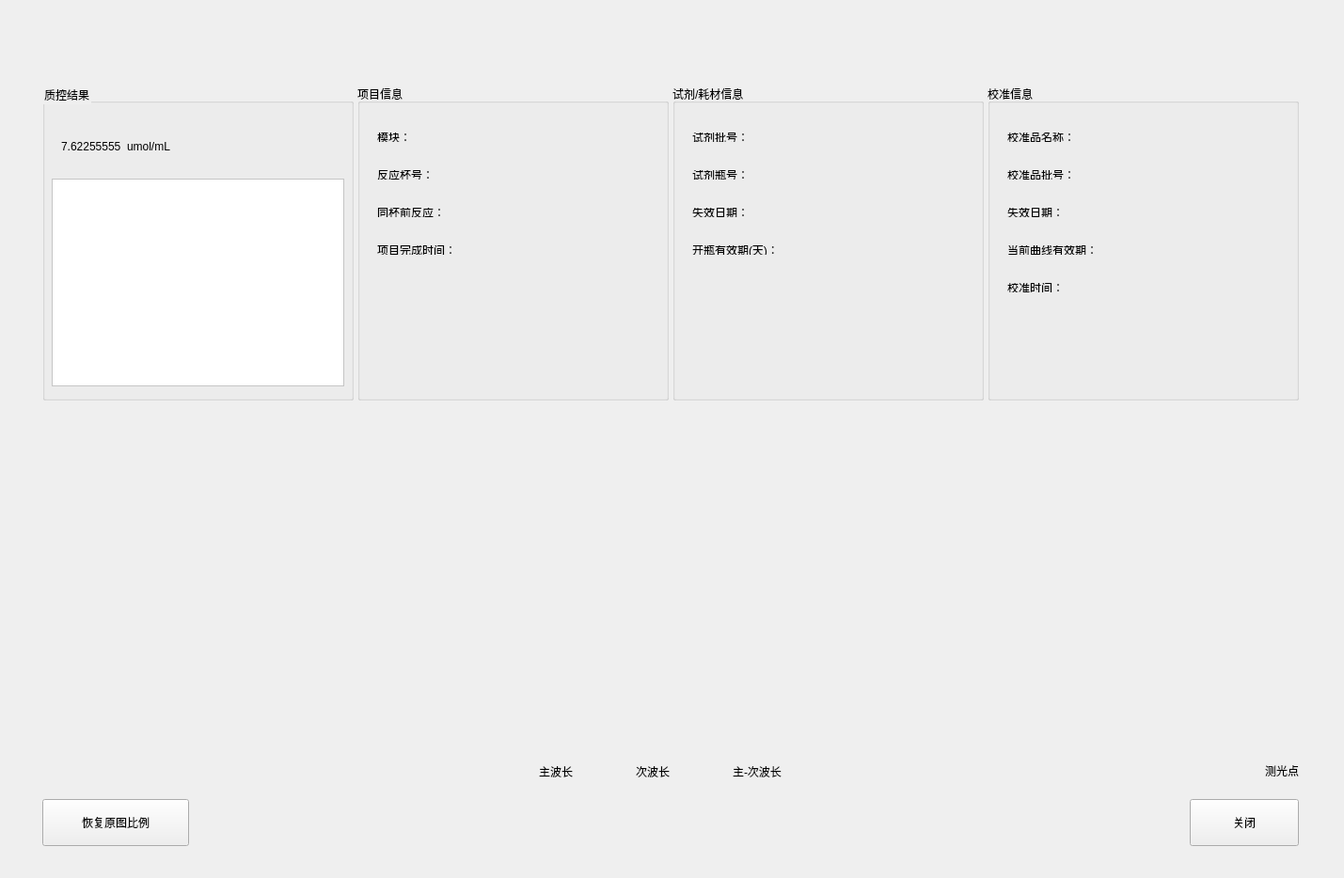
<?xml version="1.0" encoding="UTF-8"?>
<ui version="4.0">
 <class>chQcResultDetailsDlg</class>
 <widget class="BaseDlg" name="chQcResultDetailsDlg">
  <property name="geometry">
   <rect>
    <x>0</x>
    <y>0</y>
    <width>1429</width>
    <height>934</height>
   </rect>
  </property>
  <property name="acceptDrops">
   <bool>false</bool>
  </property>
  <property name="windowTitle">
   <string>chQcResultDetailsDlg</string>
  </property>
  <widget class="QStackedWidget" name="Device_StackedWidget">
   <property name="geometry">
    <rect>
     <x>10</x>
     <y>80</y>
     <width>1411</width>
     <height>831</height>
    </rect>
   </property>
   <property name="currentIndex">
    <number>2</number>
   </property>
   <widget class="QWidget" name="page"/>
   <widget class="QWidget" name="page_ISE">
    <widget class="QGroupBox" name="groupBox_5">
     <property name="geometry">
      <rect>
       <x>30</x>
       <y>20</y>
       <width>665</width>
       <height>336</height>
      </rect>
     </property>
     <property name="styleSheet">
      <string notr="true">QGroupBox::title {
    font-size:32px;
font-weight: bold;
}</string>
     </property>
     <property name="title">
      <string>质控结果</string>
     </property>
     <property name="flat">
      <bool>false</bool>
     </property>
     <property name="checkable">
      <bool>false</bool>
     </property>
     <property name="borders" stdset="0">
      <string notr="true">group</string>
     </property>
     <widget class="QLabel" name="label_result_back_ISE">
      <property name="geometry">
       <rect>
        <x>10</x>
        <y>40</y>
        <width>271</width>
        <height>51</height>
       </rect>
      </property>
      <property name="text">
       <string/>
      </property>
      <property name="bks" stdset="0">
       <string notr="true">result_normal</string>
      </property>
     </widget>
     <widget class="QWidget" name="horizontalLayoutWidget">
      <property name="geometry">
       <rect>
        <x>10</x>
        <y>40</y>
        <width>271</width>
        <height>51</height>
       </rect>
      </property>
      <layout class="QHBoxLayout" name="horizontalLayout_16">
       <property name="leftMargin">
        <number>10</number>
       </property>
       <item>
        <widget class="QLabel" name="label_result_ISE">
         <property name="text">
          <string>7.62255555</string>
         </property>
        </widget>
       </item>
       <item>
        <widget class="QLabel" name="label_unit_ISE">
         <property name="sizePolicy">
          <sizepolicy hsizetype="Preferred" vsizetype="Preferred">
           <horstretch>0</horstretch>
           <verstretch>0</verstretch>
          </sizepolicy>
         </property>
         <property name="minimumSize">
          <size>
           <width>0</width>
           <height>0</height>
          </size>
         </property>
         <property name="maximumSize">
          <size>
           <width>16777215</width>
           <height>51</height>
          </size>
         </property>
         <property name="text">
          <string>umol/mL</string>
         </property>
        </widget>
       </item>
       <item>
        <spacer name="horizontalSpacer_31">
         <property name="orientation">
          <enum>Qt::Horizontal</enum>
         </property>
         <property name="sizeHint" stdset="0">
          <size>
           <width>40</width>
           <height>20</height>
          </size>
         </property>
        </spacer>
       </item>
      </layout>
     </widget>
     <widget class="QTextEdit" name="result_status_ISE">
      <property name="geometry">
       <rect>
        <x>10</x>
        <y>100</y>
        <width>641</width>
        <height>221</height>
       </rect>
      </property>
      <property name="styleSheet">
       <string notr="true">background: #fff;
color: #565656;</string>
      </property>
      <property name="verticalScrollBarPolicy">
       <enum>Qt::ScrollBarAlwaysOff</enum>
      </property>
      <property name="horizontalScrollBarPolicy">
       <enum>Qt::ScrollBarAlwaysOff</enum>
      </property>
      <property name="readOnly">
       <bool>true</bool>
      </property>
      <property name="inputs" stdset="0">
       <string notr="true">noborder</string>
      </property>
     </widget>
    </widget>
    <widget class="QGroupBox" name="groupBox_6">
     <property name="geometry">
      <rect>
       <x>700</x>
       <y>20</y>
       <width>665</width>
       <height>336</height>
      </rect>
     </property>
     <property name="font">
      <font>
       <weight>50</weight>
       <bold>false</bold>
      </font>
     </property>
     <property name="title">
      <string>项目信息</string>
     </property>
     <property name="borders" stdset="0">
      <string notr="true">group</string>
     </property>
     <widget class="QWidget" name="layoutWidget_16">
      <property name="geometry">
       <rect>
        <x>10</x>
        <y>120</y>
        <width>551</width>
        <height>32</height>
       </rect>
      </property>
      <layout class="QHBoxLayout" name="horizontalLayout_17">
       <property name="spacing">
        <number>5</number>
       </property>
       <item>
        <widget class="QLabel" name="label_40">
         <property name="text">
          <string>项目完成时间：</string>
         </property>
        </widget>
       </item>
       <item>
        <widget class="QLabel" name="finished_time_ISE">
         <property name="text">
          <string/>
         </property>
        </widget>
       </item>
       <item>
        <spacer name="horizontalSpacer_18">
         <property name="orientation">
          <enum>Qt::Horizontal</enum>
         </property>
         <property name="sizeHint" stdset="0">
          <size>
           <width>40</width>
           <height>20</height>
          </size>
         </property>
        </spacer>
       </item>
      </layout>
     </widget>
     <widget class="QWidget" name="layoutWidget_17">
      <property name="geometry">
       <rect>
        <x>10</x>
        <y>80</y>
        <width>551</width>
        <height>32</height>
       </rect>
      </property>
      <layout class="QHBoxLayout" name="horizontalLayout_18">
       <property name="spacing">
        <number>5</number>
       </property>
       <item>
        <widget class="QLabel" name="label_39">
         <property name="text">
          <string>机内稀释倍数：</string>
         </property>
        </widget>
       </item>
       <item>
        <widget class="QLabel" name="device_dulition_ISE">
         <property name="text">
          <string/>
         </property>
        </widget>
       </item>
       <item>
        <spacer name="horizontalSpacer_19">
         <property name="orientation">
          <enum>Qt::Horizontal</enum>
         </property>
         <property name="sizeHint" stdset="0">
          <size>
           <width>40</width>
           <height>20</height>
          </size>
         </property>
        </spacer>
       </item>
      </layout>
     </widget>
     <widget class="QWidget" name="layoutWidget_19">
      <property name="geometry">
       <rect>
        <x>10</x>
        <y>40</y>
        <width>551</width>
        <height>32</height>
       </rect>
      </property>
      <layout class="QHBoxLayout" name="horizontalLayout_20">
       <property name="spacing">
        <number>5</number>
       </property>
       <item>
        <widget class="QLabel" name="label_37">
         <property name="sizePolicy">
          <sizepolicy hsizetype="Preferred" vsizetype="Fixed">
           <horstretch>0</horstretch>
           <verstretch>0</verstretch>
          </sizepolicy>
         </property>
         <property name="text">
          <string>模块：</string>
         </property>
        </widget>
       </item>
       <item>
        <widget class="QLabel" name="module_index_ISE">
         <property name="sizePolicy">
          <sizepolicy hsizetype="Preferred" vsizetype="Fixed">
           <horstretch>0</horstretch>
           <verstretch>0</verstretch>
          </sizepolicy>
         </property>
         <property name="text">
          <string/>
         </property>
        </widget>
       </item>
       <item>
        <spacer name="horizontalSpacer_21">
         <property name="orientation">
          <enum>Qt::Horizontal</enum>
         </property>
         <property name="sizeHint" stdset="0">
          <size>
           <width>40</width>
           <height>20</height>
          </size>
         </property>
        </spacer>
       </item>
      </layout>
     </widget>
    </widget>
    <widget class="QGroupBox" name="groupBox_7">
     <property name="geometry">
      <rect>
       <x>30</x>
       <y>360</y>
       <width>665</width>
       <height>336</height>
      </rect>
     </property>
     <property name="title">
      <string>耗材信息</string>
     </property>
     <property name="borders" stdset="0">
      <string notr="true">group</string>
     </property>
     <widget class="QWidget" name="layoutWidget_20">
      <property name="geometry">
       <rect>
        <x>10</x>
        <y>160</y>
        <width>551</width>
        <height>32</height>
       </rect>
      </property>
      <layout class="QHBoxLayout" name="horizontalLayout_21">
       <property name="spacing">
        <number>5</number>
       </property>
       <item>
        <widget class="QLabel" name="label_29">
         <property name="text">
          <string>BS瓶号：</string>
         </property>
        </widget>
       </item>
       <item>
        <widget class="QLabel" name="buffer_sn_ISE">
         <property name="text">
          <string/>
         </property>
        </widget>
       </item>
       <item>
        <spacer name="horizontalSpacer_22">
         <property name="orientation">
          <enum>Qt::Horizontal</enum>
         </property>
         <property name="sizeHint" stdset="0">
          <size>
           <width>40</width>
           <height>20</height>
          </size>
         </property>
        </spacer>
       </item>
      </layout>
     </widget>
     <widget class="QWidget" name="layoutWidget_21">
      <property name="geometry">
       <rect>
        <x>10</x>
        <y>120</y>
        <width>551</width>
        <height>32</height>
       </rect>
      </property>
      <layout class="QHBoxLayout" name="horizontalLayout_22">
       <property name="spacing">
        <number>5</number>
       </property>
       <item>
        <widget class="QLabel" name="label_28">
         <property name="text">
          <string>BS批号：</string>
         </property>
        </widget>
       </item>
       <item>
        <widget class="QLabel" name="buffer_lot_ISE">
         <property name="text">
          <string/>
         </property>
        </widget>
       </item>
       <item>
        <spacer name="horizontalSpacer_23">
         <property name="orientation">
          <enum>Qt::Horizontal</enum>
         </property>
         <property name="sizeHint" stdset="0">
          <size>
           <width>40</width>
           <height>20</height>
          </size>
         </property>
        </spacer>
       </item>
      </layout>
     </widget>
     <widget class="QWidget" name="layoutWidget_22">
      <property name="geometry">
       <rect>
        <x>10</x>
        <y>80</y>
        <width>551</width>
        <height>32</height>
       </rect>
      </property>
      <layout class="QHBoxLayout" name="horizontalLayout_23">
       <property name="spacing">
        <number>5</number>
       </property>
       <item>
        <widget class="QLabel" name="label_26">
         <property name="sizePolicy">
          <sizepolicy hsizetype="Preferred" vsizetype="Fixed">
           <horstretch>0</horstretch>
           <verstretch>0</verstretch>
          </sizepolicy>
         </property>
         <property name="text">
          <string>IC瓶号：</string>
         </property>
        </widget>
       </item>
       <item>
        <widget class="QLabel" name="standard_sn_ISE">
         <property name="sizePolicy">
          <sizepolicy hsizetype="Preferred" vsizetype="Fixed">
           <horstretch>0</horstretch>
           <verstretch>0</verstretch>
          </sizepolicy>
         </property>
         <property name="text">
          <string/>
         </property>
        </widget>
       </item>
       <item>
        <spacer name="horizontalSpacer_24">
         <property name="orientation">
          <enum>Qt::Horizontal</enum>
         </property>
         <property name="sizeHint" stdset="0">
          <size>
           <width>40</width>
           <height>20</height>
          </size>
         </property>
        </spacer>
       </item>
      </layout>
     </widget>
     <widget class="QWidget" name="layoutWidget_23">
      <property name="geometry">
       <rect>
        <x>10</x>
        <y>40</y>
        <width>551</width>
        <height>32</height>
       </rect>
      </property>
      <layout class="QHBoxLayout" name="horizontalLayout_24">
       <property name="spacing">
        <number>5</number>
       </property>
       <item>
        <widget class="QLabel" name="label_25">
         <property name="sizePolicy">
          <sizepolicy hsizetype="Preferred" vsizetype="Fixed">
           <horstretch>0</horstretch>
           <verstretch>0</verstretch>
          </sizepolicy>
         </property>
         <property name="text">
          <string>IC批号：</string>
         </property>
        </widget>
       </item>
       <item>
        <widget class="QLabel" name="standard_lot_ISE">
         <property name="sizePolicy">
          <sizepolicy hsizetype="Preferred" vsizetype="Fixed">
           <horstretch>0</horstretch>
           <verstretch>0</verstretch>
          </sizepolicy>
         </property>
         <property name="text">
          <string/>
         </property>
        </widget>
       </item>
       <item>
        <spacer name="horizontalSpacer_25">
         <property name="orientation">
          <enum>Qt::Horizontal</enum>
         </property>
         <property name="sizeHint" stdset="0">
          <size>
           <width>40</width>
           <height>20</height>
          </size>
         </property>
        </spacer>
       </item>
      </layout>
     </widget>
    </widget>
    <widget class="QGroupBox" name="groupBox_8">
     <property name="geometry">
      <rect>
       <x>700</x>
       <y>360</y>
       <width>665</width>
       <height>336</height>
      </rect>
     </property>
     <property name="title">
      <string>校准信息</string>
     </property>
     <property name="borders" stdset="0">
      <string notr="true">group</string>
     </property>
     <widget class="QWidget" name="layoutWidget_24">
      <property name="geometry">
       <rect>
        <x>10</x>
        <y>200</y>
        <width>551</width>
        <height>32</height>
       </rect>
      </property>
      <layout class="QHBoxLayout" name="horizontalLayout_25">
       <property name="spacing">
        <number>5</number>
       </property>
       <item>
        <widget class="QLabel" name="label_46">
         <property name="text">
          <string>校准时间：</string>
         </property>
        </widget>
       </item>
       <item>
        <widget class="QLabel" name="calibration_time_ISE">
         <property name="text">
          <string/>
         </property>
        </widget>
       </item>
       <item>
        <spacer name="horizontalSpacer_26">
         <property name="orientation">
          <enum>Qt::Horizontal</enum>
         </property>
         <property name="sizeHint" stdset="0">
          <size>
           <width>40</width>
           <height>20</height>
          </size>
         </property>
        </spacer>
       </item>
      </layout>
     </widget>
     <widget class="QWidget" name="layoutWidget_25">
      <property name="geometry">
       <rect>
        <x>10</x>
        <y>160</y>
        <width>551</width>
        <height>32</height>
       </rect>
      </property>
      <layout class="QHBoxLayout" name="horizontalLayout_26">
       <property name="spacing">
        <number>5</number>
       </property>
       <item>
        <widget class="QLabel" name="label_curve_expirationDate_ISE">
         <property name="text">
          <string>当前曲线有效期：</string>
         </property>
        </widget>
       </item>
       <item>
        <widget class="QLabel" name="curve_expirationDate_ISE">
         <property name="text">
          <string/>
         </property>
        </widget>
       </item>
       <item>
        <spacer name="horizontalSpacer_27">
         <property name="orientation">
          <enum>Qt::Horizontal</enum>
         </property>
         <property name="sizeHint" stdset="0">
          <size>
           <width>40</width>
           <height>20</height>
          </size>
         </property>
        </spacer>
       </item>
      </layout>
     </widget>
     <widget class="QWidget" name="layoutWidget_26">
      <property name="geometry">
       <rect>
        <x>10</x>
        <y>120</y>
        <width>551</width>
        <height>32</height>
       </rect>
      </property>
      <layout class="QHBoxLayout" name="horizontalLayout_27">
       <property name="spacing">
        <number>5</number>
       </property>
       <item>
        <widget class="QLabel" name="label_calibration_expireDay_ISE">
         <property name="text">
          <string>失效日期：</string>
         </property>
        </widget>
       </item>
       <item>
        <widget class="QLabel" name="calibration_expireDay_ISE">
         <property name="text">
          <string/>
         </property>
        </widget>
       </item>
       <item>
        <spacer name="horizontalSpacer_28">
         <property name="orientation">
          <enum>Qt::Horizontal</enum>
         </property>
         <property name="sizeHint" stdset="0">
          <size>
           <width>40</width>
           <height>20</height>
          </size>
         </property>
        </spacer>
       </item>
      </layout>
     </widget>
     <widget class="QWidget" name="layoutWidget_27">
      <property name="geometry">
       <rect>
        <x>10</x>
        <y>80</y>
        <width>551</width>
        <height>32</height>
       </rect>
      </property>
      <layout class="QHBoxLayout" name="horizontalLayout_28">
       <property name="spacing">
        <number>5</number>
       </property>
       <item>
        <widget class="QLabel" name="label_34">
         <property name="text">
          <string>校准品批号：</string>
         </property>
        </widget>
       </item>
       <item>
        <widget class="QLabel" name="calibration_lot_ISE">
         <property name="text">
          <string/>
         </property>
        </widget>
       </item>
       <item>
        <spacer name="horizontalSpacer_29">
         <property name="orientation">
          <enum>Qt::Horizontal</enum>
         </property>
         <property name="sizeHint" stdset="0">
          <size>
           <width>40</width>
           <height>20</height>
          </size>
         </property>
        </spacer>
       </item>
      </layout>
     </widget>
     <widget class="QWidget" name="layoutWidget_28">
      <property name="geometry">
       <rect>
        <x>10</x>
        <y>40</y>
        <width>551</width>
        <height>32</height>
       </rect>
      </property>
      <layout class="QHBoxLayout" name="horizontalLayout_29">
       <property name="spacing">
        <number>5</number>
       </property>
       <item>
        <widget class="QLabel" name="label_33">
         <property name="sizePolicy">
          <sizepolicy hsizetype="Preferred" vsizetype="Fixed">
           <horstretch>0</horstretch>
           <verstretch>0</verstretch>
          </sizepolicy>
         </property>
         <property name="text">
          <string>校准品名称：</string>
         </property>
        </widget>
       </item>
       <item>
        <widget class="QLabel" name="calibration_name_ISE">
         <property name="sizePolicy">
          <sizepolicy hsizetype="Preferred" vsizetype="Fixed">
           <horstretch>0</horstretch>
           <verstretch>0</verstretch>
          </sizepolicy>
         </property>
         <property name="text">
          <string/>
         </property>
        </widget>
       </item>
       <item>
        <spacer name="horizontalSpacer_30">
         <property name="orientation">
          <enum>Qt::Horizontal</enum>
         </property>
         <property name="sizeHint" stdset="0">
          <size>
           <width>40</width>
           <height>20</height>
          </size>
         </property>
        </spacer>
       </item>
      </layout>
     </widget>
    </widget>
    <widget class="QPushButton" name="CloseBtn_ISE">
     <property name="geometry">
      <rect>
       <x>1250</x>
       <y>750</y>
       <width>116</width>
       <height>50</height>
      </rect>
     </property>
     <property name="focusPolicy">
      <enum>Qt::NoFocus</enum>
     </property>
     <property name="text">
      <string>关闭</string>
     </property>
     <property name="buttons" stdset="0">
      <string notr="true">btn_dlg</string>
     </property>
    </widget>
   </widget>
   <widget class="QWidget" name="page_Ch">
    <widget class="QLabel" name="label_backgroundCh">
     <property name="geometry">
      <rect>
       <x>33</x>
       <y>352</y>
       <width>1341</width>
       <height>411</height>
      </rect>
     </property>
     <property name="text">
      <string/>
     </property>
     <property name="borders" stdset="0">
      <string notr="true">all</string>
     </property>
    </widget>
    <widget class="QGroupBox" name="groupBox_Ch">
     <property name="geometry">
      <rect>
       <x>370</x>
       <y>10</y>
       <width>331</width>
       <height>336</height>
      </rect>
     </property>
     <property name="title">
      <string>项目信息</string>
     </property>
     <property name="borders" stdset="0">
      <string notr="true">group</string>
     </property>
     <widget class="QWidget" name="layoutWidget">
      <property name="geometry">
       <rect>
        <x>10</x>
        <y>40</y>
        <width>271</width>
        <height>32</height>
       </rect>
      </property>
      <layout class="QHBoxLayout" name="horizontalLayout">
       <property name="spacing">
        <number>5</number>
       </property>
       <item>
        <widget class="QLabel" name="label_91">
         <property name="text">
          <string>模块：</string>
         </property>
        </widget>
       </item>
       <item>
        <widget class="QLabel" name="module_index_Ch">
         <property name="text">
          <string/>
         </property>
        </widget>
       </item>
       <item>
        <spacer name="horizontalSpacer">
         <property name="orientation">
          <enum>Qt::Horizontal</enum>
         </property>
         <property name="sizeHint" stdset="0">
          <size>
           <width>40</width>
           <height>20</height>
          </size>
         </property>
        </spacer>
       </item>
      </layout>
     </widget>
     <widget class="QWidget" name="layoutWidget_2">
      <property name="geometry">
       <rect>
        <x>10</x>
        <y>160</y>
        <width>311</width>
        <height>32</height>
       </rect>
      </property>
      <layout class="QHBoxLayout" name="horizontalLayout_2">
       <property name="spacing">
        <number>5</number>
       </property>
       <item>
        <widget class="QLabel" name="label_103">
         <property name="text">
          <string>项目完成时间：</string>
         </property>
        </widget>
       </item>
       <item>
        <widget class="QLabel" name="project_finished_time_Ch">
         <property name="text">
          <string/>
         </property>
        </widget>
       </item>
       <item>
        <spacer name="horizontalSpacer_2">
         <property name="orientation">
          <enum>Qt::Horizontal</enum>
         </property>
         <property name="sizeHint" stdset="0">
          <size>
           <width>40</width>
           <height>20</height>
          </size>
         </property>
        </spacer>
       </item>
      </layout>
     </widget>
     <widget class="QWidget" name="layoutWidget_5">
      <property name="geometry">
       <rect>
        <x>10</x>
        <y>120</y>
        <width>271</width>
        <height>32</height>
       </rect>
      </property>
      <layout class="QHBoxLayout" name="horizontalLayout_5">
       <property name="spacing">
        <number>5</number>
       </property>
       <item>
        <widget class="QLabel" name="label_93">
         <property name="text">
          <string>同杯前反应：</string>
         </property>
        </widget>
       </item>
       <item>
        <widget class="QLabel" name="last_assay_Ch">
         <property name="text">
          <string/>
         </property>
        </widget>
       </item>
       <item>
        <spacer name="horizontalSpacer_5">
         <property name="orientation">
          <enum>Qt::Horizontal</enum>
         </property>
         <property name="sizeHint" stdset="0">
          <size>
           <width>40</width>
           <height>20</height>
          </size>
         </property>
        </spacer>
       </item>
      </layout>
     </widget>
     <widget class="QWidget" name="layoutWidget_6">
      <property name="geometry">
       <rect>
        <x>10</x>
        <y>80</y>
        <width>271</width>
        <height>32</height>
       </rect>
      </property>
      <layout class="QHBoxLayout" name="horizontalLayout_6">
       <property name="spacing">
        <number>5</number>
       </property>
       <item>
        <widget class="QLabel" name="label_92">
         <property name="text">
          <string>反应杯号：</string>
         </property>
        </widget>
       </item>
       <item>
        <widget class="QLabel" name="cup_number_Ch">
         <property name="text">
          <string/>
         </property>
        </widget>
       </item>
       <item>
        <spacer name="horizontalSpacer_6">
         <property name="orientation">
          <enum>Qt::Horizontal</enum>
         </property>
         <property name="sizeHint" stdset="0">
          <size>
           <width>40</width>
           <height>20</height>
          </size>
         </property>
        </spacer>
       </item>
      </layout>
     </widget>
    </widget>
    <widget class="QPushButton" name="reset_curve_Ch">
     <property name="geometry">
      <rect>
       <x>35</x>
       <y>770</y>
       <width>156</width>
       <height>50</height>
      </rect>
     </property>
     <property name="focusPolicy">
      <enum>Qt::NoFocus</enum>
     </property>
     <property name="text">
      <string>恢复原图比例</string>
     </property>
     <property name="buttons" stdset="0">
      <string notr="true">btn_dlg</string>
     </property>
    </widget>
    <widget class="QGroupBox" name="groupBox_4">
     <property name="geometry">
      <rect>
       <x>35</x>
       <y>10</y>
       <width>331</width>
       <height>336</height>
      </rect>
     </property>
     <property name="styleSheet">
      <string notr="true">QGroupBox::title {
    font-size:32px;
font-weight: bold;
}</string>
     </property>
     <property name="title">
      <string>质控结果</string>
     </property>
     <property name="borders" stdset="0">
      <string notr="true">group</string>
     </property>
     <widget class="QLabel" name="label_result_back_Ch">
      <property name="geometry">
       <rect>
        <x>10</x>
        <y>40</y>
        <width>271</width>
        <height>51</height>
       </rect>
      </property>
      <property name="text">
       <string/>
      </property>
      <property name="bks" stdset="0">
       <string>result_normal</string>
      </property>
     </widget>
     <widget class="QWidget" name="horizontalLayoutWidget_2">
      <property name="geometry">
       <rect>
        <x>10</x>
        <y>40</y>
        <width>271</width>
        <height>51</height>
       </rect>
      </property>
      <layout class="QHBoxLayout" name="horizontalLayout_31">
       <property name="leftMargin">
        <number>10</number>
       </property>
       <item>
        <widget class="QLabel" name="label_result_Ch">
         <property name="text">
          <string>7.62255555</string>
         </property>
         <property name="inputs" stdset="0">
          <string notr="true">noborder</string>
         </property>
        </widget>
       </item>
       <item>
        <widget class="QLabel" name="label_unit_Ch">
         <property name="sizePolicy">
          <sizepolicy hsizetype="Preferred" vsizetype="Preferred">
           <horstretch>0</horstretch>
           <verstretch>0</verstretch>
          </sizepolicy>
         </property>
         <property name="minimumSize">
          <size>
           <width>0</width>
           <height>0</height>
          </size>
         </property>
         <property name="maximumSize">
          <size>
           <width>16777215</width>
           <height>51</height>
          </size>
         </property>
         <property name="text">
          <string>umol/mL</string>
         </property>
        </widget>
       </item>
       <item>
        <spacer name="horizontalSpacer_17">
         <property name="orientation">
          <enum>Qt::Horizontal</enum>
         </property>
         <property name="sizeHint" stdset="0">
          <size>
           <width>40</width>
           <height>20</height>
          </size>
         </property>
        </spacer>
       </item>
      </layout>
     </widget>
     <widget class="QTextEdit" name="result_status_Ch">
      <property name="geometry">
       <rect>
        <x>10</x>
        <y>100</y>
        <width>311</width>
        <height>221</height>
       </rect>
      </property>
      <property name="styleSheet">
       <string notr="true">background: #fff;
color: #565656;</string>
      </property>
      <property name="verticalScrollBarPolicy">
       <enum>Qt::ScrollBarAlwaysOff</enum>
      </property>
      <property name="horizontalScrollBarPolicy">
       <enum>Qt::ScrollBarAlwaysOff</enum>
      </property>
      <property name="readOnly">
       <bool>true</bool>
      </property>
      <property name="inputs" stdset="0">
       <string notr="true">noborder</string>
      </property>
     </widget>
    </widget>
    <widget class="QGroupBox" name="groupBox_19">
     <property name="geometry">
      <rect>
       <x>705</x>
       <y>10</y>
       <width>331</width>
       <height>336</height>
      </rect>
     </property>
     <property name="title">
      <string>试剂/耗材信息</string>
     </property>
     <property name="borders" stdset="0">
      <string notr="true">group</string>
     </property>
     <widget class="QWidget" name="layoutWidget_7">
      <property name="geometry">
       <rect>
        <x>10</x>
        <y>40</y>
        <width>271</width>
        <height>32</height>
       </rect>
      </property>
      <layout class="QHBoxLayout" name="horizontalLayout_7">
       <property name="spacing">
        <number>5</number>
       </property>
       <item>
        <widget class="QLabel" name="label_94">
         <property name="sizePolicy">
          <sizepolicy hsizetype="Preferred" vsizetype="Fixed">
           <horstretch>0</horstretch>
           <verstretch>0</verstretch>
          </sizepolicy>
         </property>
         <property name="text">
          <string>试剂批号：</string>
         </property>
        </widget>
       </item>
       <item>
        <widget class="QLabel" name="reagent_lot_Ch">
         <property name="sizePolicy">
          <sizepolicy hsizetype="Preferred" vsizetype="Fixed">
           <horstretch>0</horstretch>
           <verstretch>0</verstretch>
          </sizepolicy>
         </property>
         <property name="text">
          <string/>
         </property>
        </widget>
       </item>
       <item>
        <spacer name="horizontalSpacer_7">
         <property name="orientation">
          <enum>Qt::Horizontal</enum>
         </property>
         <property name="sizeHint" stdset="0">
          <size>
           <width>40</width>
           <height>20</height>
          </size>
         </property>
        </spacer>
       </item>
      </layout>
     </widget>
     <widget class="QWidget" name="layoutWidget_8">
      <property name="geometry">
       <rect>
        <x>10</x>
        <y>80</y>
        <width>271</width>
        <height>32</height>
       </rect>
      </property>
      <layout class="QHBoxLayout" name="horizontalLayout_8">
       <property name="spacing">
        <number>5</number>
       </property>
       <item>
        <widget class="QLabel" name="label_95">
         <property name="text">
          <string>试剂瓶号：</string>
         </property>
        </widget>
       </item>
       <item>
        <widget class="QLabel" name="reagent_sn_Ch">
         <property name="text">
          <string/>
         </property>
        </widget>
       </item>
       <item>
        <spacer name="horizontalSpacer_8">
         <property name="orientation">
          <enum>Qt::Horizontal</enum>
         </property>
         <property name="sizeHint" stdset="0">
          <size>
           <width>40</width>
           <height>20</height>
          </size>
         </property>
        </spacer>
       </item>
      </layout>
     </widget>
     <widget class="QWidget" name="layoutWidget_9">
      <property name="geometry">
       <rect>
        <x>10</x>
        <y>120</y>
        <width>271</width>
        <height>32</height>
       </rect>
      </property>
      <layout class="QHBoxLayout" name="horizontalLayout_9">
       <property name="spacing">
        <number>5</number>
       </property>
       <item>
        <widget class="QLabel" name="label_reagent_expired_day_Ch">
         <property name="text">
          <string>失效日期：</string>
         </property>
        </widget>
       </item>
       <item>
        <widget class="QLabel" name="reagent_expired_day_Ch">
         <property name="text">
          <string/>
         </property>
        </widget>
       </item>
       <item>
        <spacer name="horizontalSpacer_9">
         <property name="orientation">
          <enum>Qt::Horizontal</enum>
         </property>
         <property name="sizeHint" stdset="0">
          <size>
           <width>40</width>
           <height>20</height>
          </size>
         </property>
        </spacer>
       </item>
      </layout>
     </widget>
     <widget class="QWidget" name="layoutWidget_10">
      <property name="geometry">
       <rect>
        <x>10</x>
        <y>160</y>
        <width>271</width>
        <height>32</height>
       </rect>
      </property>
      <layout class="QHBoxLayout" name="horizontalLayout_10">
       <property name="spacing">
        <number>5</number>
       </property>
       <item>
        <widget class="QLabel" name="label_reagent_open_day_Ch">
         <property name="text">
          <string>开瓶有效期(天)：</string>
         </property>
        </widget>
       </item>
       <item>
        <widget class="QLabel" name="reagent_open_day_Ch">
         <property name="text">
          <string/>
         </property>
        </widget>
       </item>
       <item>
        <spacer name="horizontalSpacer_10">
         <property name="orientation">
          <enum>Qt::Horizontal</enum>
         </property>
         <property name="sizeHint" stdset="0">
          <size>
           <width>40</width>
           <height>20</height>
          </size>
         </property>
        </spacer>
       </item>
      </layout>
     </widget>
    </widget>
    <widget class="QGroupBox" name="groupBox_20">
     <property name="geometry">
      <rect>
       <x>1040</x>
       <y>10</y>
       <width>331</width>
       <height>336</height>
      </rect>
     </property>
     <property name="title">
      <string>校准信息</string>
     </property>
     <property name="borders" stdset="0">
      <string notr="true">group</string>
     </property>
     <widget class="QWidget" name="layoutWidget_11">
      <property name="geometry">
       <rect>
        <x>10</x>
        <y>160</y>
        <width>271</width>
        <height>32</height>
       </rect>
      </property>
      <layout class="QHBoxLayout" name="horizontalLayout_11">
       <property name="spacing">
        <number>5</number>
       </property>
       <item>
        <widget class="QLabel" name="label_cali_curve_validity_Ch">
         <property name="text">
          <string>当前曲线有效期：</string>
         </property>
         <property name="alignment">
          <set>Qt::AlignLeading|Qt::AlignLeft|Qt::AlignVCenter</set>
         </property>
        </widget>
       </item>
       <item>
        <widget class="QLabel" name="cali_curve_validity_Ch">
         <property name="text">
          <string/>
         </property>
        </widget>
       </item>
       <item>
        <spacer name="horizontalSpacer_11">
         <property name="orientation">
          <enum>Qt::Horizontal</enum>
         </property>
         <property name="sizeHint" stdset="0">
          <size>
           <width>40</width>
           <height>20</height>
          </size>
         </property>
        </spacer>
       </item>
      </layout>
     </widget>
     <widget class="QWidget" name="layoutWidget_12">
      <property name="geometry">
       <rect>
        <x>10</x>
        <y>200</y>
        <width>271</width>
        <height>32</height>
       </rect>
      </property>
      <layout class="QHBoxLayout" name="horizontalLayout_12">
       <property name="spacing">
        <number>5</number>
       </property>
       <item>
        <widget class="QLabel" name="t_label_54">
         <property name="text">
          <string>校准时间：</string>
         </property>
        </widget>
       </item>
       <item>
        <widget class="QLabel" name="cali_time_Ch">
         <property name="text">
          <string/>
         </property>
        </widget>
       </item>
       <item>
        <spacer name="horizontalSpacer_12">
         <property name="orientation">
          <enum>Qt::Horizontal</enum>
         </property>
         <property name="sizeHint" stdset="0">
          <size>
           <width>40</width>
           <height>20</height>
          </size>
         </property>
        </spacer>
       </item>
      </layout>
     </widget>
     <widget class="QWidget" name="layoutWidget_13">
      <property name="geometry">
       <rect>
        <x>10</x>
        <y>120</y>
        <width>271</width>
        <height>32</height>
       </rect>
      </property>
      <layout class="QHBoxLayout" name="horizontalLayout_13">
       <property name="spacing">
        <number>5</number>
       </property>
       <item>
        <widget class="QLabel" name="label_cali_expired_day_Ch">
         <property name="text">
          <string>失效日期：</string>
         </property>
        </widget>
       </item>
       <item>
        <widget class="QLabel" name="cali_expired_day_Ch">
         <property name="text">
          <string/>
         </property>
        </widget>
       </item>
       <item>
        <spacer name="horizontalSpacer_13">
         <property name="orientation">
          <enum>Qt::Horizontal</enum>
         </property>
         <property name="sizeHint" stdset="0">
          <size>
           <width>40</width>
           <height>20</height>
          </size>
         </property>
        </spacer>
       </item>
      </layout>
     </widget>
     <widget class="QWidget" name="layoutWidget_14">
      <property name="geometry">
       <rect>
        <x>10</x>
        <y>80</y>
        <width>271</width>
        <height>32</height>
       </rect>
      </property>
      <layout class="QHBoxLayout" name="horizontalLayout_14">
       <property name="spacing">
        <number>5</number>
       </property>
       <item>
        <widget class="QLabel" name="label_99">
         <property name="text">
          <string>校准品批号：</string>
         </property>
        </widget>
       </item>
       <item>
        <widget class="QLabel" name="cali_lot_Ch">
         <property name="text">
          <string/>
         </property>
        </widget>
       </item>
       <item>
        <spacer name="horizontalSpacer_14">
         <property name="orientation">
          <enum>Qt::Horizontal</enum>
         </property>
         <property name="sizeHint" stdset="0">
          <size>
           <width>40</width>
           <height>20</height>
          </size>
         </property>
        </spacer>
       </item>
      </layout>
     </widget>
     <widget class="QWidget" name="layoutWidget_15">
      <property name="geometry">
       <rect>
        <x>10</x>
        <y>40</y>
        <width>271</width>
        <height>32</height>
       </rect>
      </property>
      <layout class="QHBoxLayout" name="horizontalLayout_15">
       <property name="spacing">
        <number>5</number>
       </property>
       <item>
        <widget class="QLabel" name="label_98">
         <property name="sizePolicy">
          <sizepolicy hsizetype="Fixed" vsizetype="Fixed">
           <horstretch>0</horstretch>
           <verstretch>0</verstretch>
          </sizepolicy>
         </property>
         <property name="text">
          <string>校准品名称：</string>
         </property>
        </widget>
       </item>
       <item>
        <widget class="QLabel" name="cali_name_Ch">
         <property name="sizePolicy">
          <sizepolicy hsizetype="Fixed" vsizetype="Preferred">
           <horstretch>0</horstretch>
           <verstretch>0</verstretch>
          </sizepolicy>
         </property>
         <property name="text">
          <string/>
         </property>
        </widget>
       </item>
       <item>
        <spacer name="horizontalSpacer_15">
         <property name="orientation">
          <enum>Qt::Horizontal</enum>
         </property>
         <property name="sizeHint" stdset="0">
          <size>
           <width>40</width>
           <height>20</height>
          </size>
         </property>
        </spacer>
       </item>
      </layout>
     </widget>
    </widget>
    <widget class="QwtPlot" name="qwtPlot_Ch">
     <property name="geometry">
      <rect>
       <x>50</x>
       <y>358</y>
       <width>1321</width>
       <height>363</height>
      </rect>
     </property>
    </widget>
    <widget class="QPushButton" name="CloseBtn_Ch">
     <property name="geometry">
      <rect>
       <x>1255</x>
       <y>770</y>
       <width>116</width>
       <height>50</height>
      </rect>
     </property>
     <property name="focusPolicy">
      <enum>Qt::NoFocus</enum>
     </property>
     <property name="text">
      <string>关闭</string>
     </property>
     <property name="buttons" stdset="0">
      <string notr="true">btn_dlg</string>
     </property>
    </widget>
    <widget class="QWidget" name="widget71" native="true">
     <property name="geometry">
      <rect>
       <x>30</x>
       <y>725</y>
       <width>1341</width>
       <height>31</height>
      </rect>
     </property>
     <layout class="QHBoxLayout" name="horizontalLayout_41">
      <property name="spacing">
       <number>50</number>
      </property>
      <property name="leftMargin">
       <number>0</number>
      </property>
      <property name="topMargin">
       <number>0</number>
      </property>
      <property name="rightMargin">
       <number>50</number>
      </property>
      <property name="bottomMargin">
       <number>0</number>
      </property>
      <item>
       <layout class="QHBoxLayout" name="horizontalLayout_38">
        <item>
         <spacer name="horizontalSpacer_41">
          <property name="orientation">
           <enum>Qt::Horizontal</enum>
          </property>
          <property name="sizeHint" stdset="0">
           <size>
            <width>40</width>
            <height>20</height>
           </size>
          </property>
         </spacer>
        </item>
        <item>
         <widget class="QLabel" name="label_7">
          <property name="minimumSize">
           <size>
            <width>11</width>
            <height>11</height>
           </size>
          </property>
          <property name="maximumSize">
           <size>
            <width>11</width>
            <height>11</height>
           </size>
          </property>
          <property name="text">
           <string/>
          </property>
          <property name="shapes" stdset="0">
           <string notr="true">legend_dot_blue</string>
          </property>
         </widget>
        </item>
        <item>
         <widget class="QLabel" name="label_17">
          <property name="text">
           <string>主波长</string>
          </property>
          <property name="fonts" stdset="0">
           <string notr="true">16</string>
          </property>
         </widget>
        </item>
       </layout>
      </item>
      <item>
       <layout class="QHBoxLayout" name="horizontalLayout_39">
        <item>
         <widget class="QLabel" name="label_18">
          <property name="minimumSize">
           <size>
            <width>11</width>
            <height>11</height>
           </size>
          </property>
          <property name="maximumSize">
           <size>
            <width>11</width>
            <height>11</height>
           </size>
          </property>
          <property name="text">
           <string/>
          </property>
          <property name="shapes" stdset="0">
           <string notr="true">legend_dot_orange</string>
          </property>
         </widget>
        </item>
        <item>
         <widget class="QLabel" name="label_19">
          <property name="text">
           <string>次波长</string>
          </property>
          <property name="fonts" stdset="0">
           <string notr="true">16</string>
          </property>
         </widget>
        </item>
       </layout>
      </item>
      <item>
       <layout class="QHBoxLayout" name="horizontalLayout_40">
        <item>
         <widget class="QLabel" name="label_20">
          <property name="minimumSize">
           <size>
            <width>11</width>
            <height>11</height>
           </size>
          </property>
          <property name="maximumSize">
           <size>
            <width>11</width>
            <height>11</height>
           </size>
          </property>
          <property name="text">
           <string/>
          </property>
          <property name="shapes" stdset="0">
           <string notr="true">legend_dot_green</string>
          </property>
         </widget>
        </item>
        <item>
         <widget class="QLabel" name="label_21">
          <property name="text">
           <string>主-次波长</string>
          </property>
          <property name="fonts" stdset="0">
           <string notr="true">16</string>
          </property>
         </widget>
        </item>
        <item>
         <spacer name="horizontalSpacer_42">
          <property name="orientation">
           <enum>Qt::Horizontal</enum>
          </property>
          <property name="sizeHint" stdset="0">
           <size>
            <width>40</width>
            <height>20</height>
           </size>
          </property>
         </spacer>
        </item>
       </layout>
      </item>
     </layout>
    </widget>
    <widget class="QLabel" name="label_16">
     <property name="geometry">
      <rect>
       <x>1240</x>
       <y>725</y>
       <width>131</width>
       <height>29</height>
      </rect>
     </property>
     <property name="text">
      <string>测光点</string>
     </property>
     <property name="alignment">
      <set>Qt::AlignRight|Qt::AlignTrailing|Qt::AlignVCenter</set>
     </property>
     <property name="fonts" stdset="0">
      <string notr="true">16</string>
     </property>
    </widget>
    <zorder>label_backgroundCh</zorder>
    <zorder>widget71</zorder>
    <zorder>groupBox_Ch</zorder>
    <zorder>reset_curve_Ch</zorder>
    <zorder>groupBox_4</zorder>
    <zorder>groupBox_19</zorder>
    <zorder>groupBox_20</zorder>
    <zorder>qwtPlot_Ch</zorder>
    <zorder>CloseBtn_Ch</zorder>
    <zorder>label_16</zorder>
   </widget>
  </widget>
 </widget>
 <layoutdefault spacing="6" margin="11"/>
 <customwidgets>
  <customwidget>
   <class>QwtPlot</class>
   <extends>QFrame</extends>
   <header>qwt_plot.h</header>
   <container>1</container>
  </customwidget>
  <customwidget>
   <class>BaseDlg</class>
   <extends>QWidget</extends>
   <header>basedlg.h</header>
   <container>1</container>
  </customwidget>
 </customwidgets>
 <resources/>
 <connections/>
</ui>
